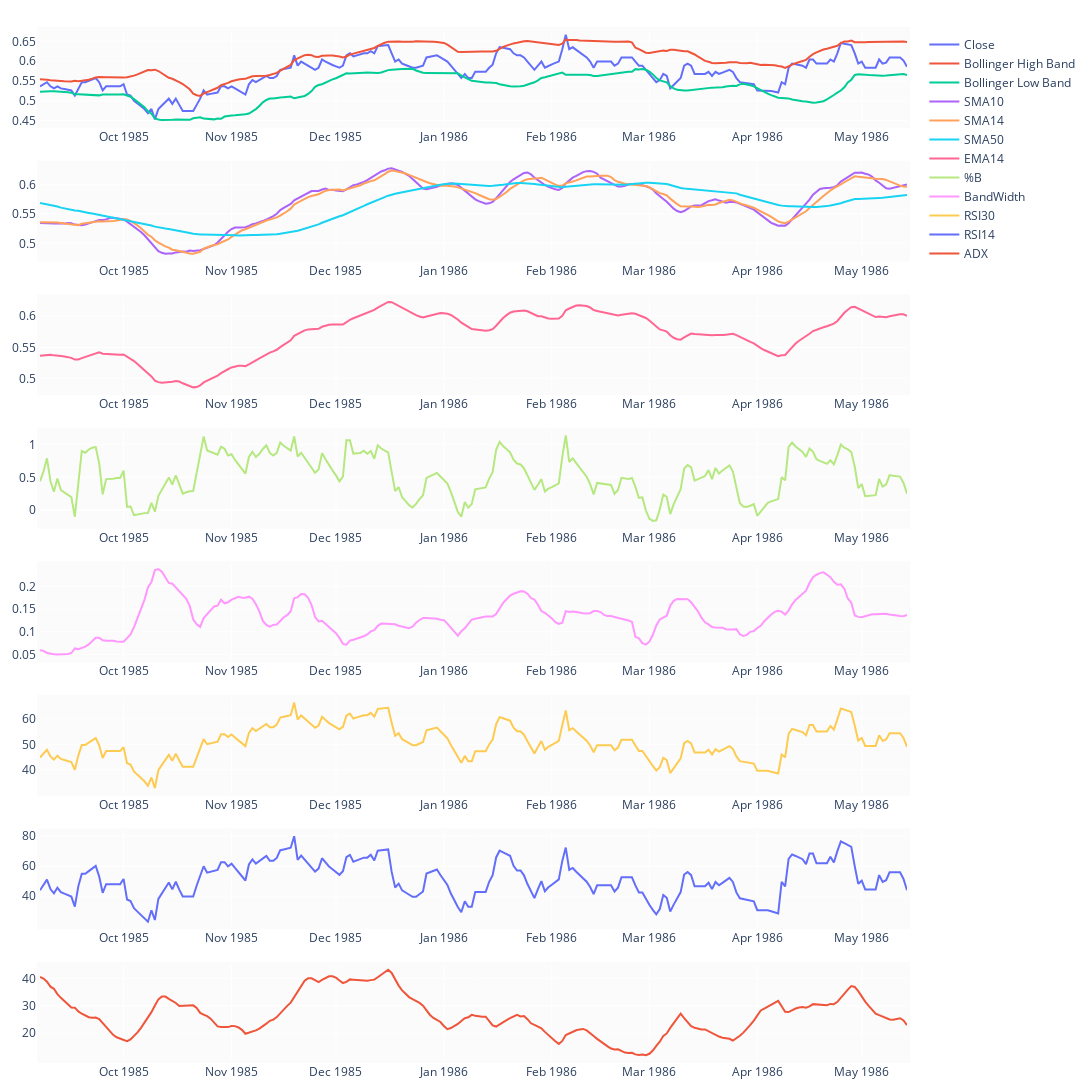

Source (notebook cell):
### Markdown cell above
### Visualize

### Code cell
start = 2000
# vdf = df
vdf = df[start:start+250]

fig = make_subplots(rows=8, cols=1)
fig.add_trace(go.Scatter(x=vdf.Date, y=vdf.Close, name='Close'), row=1, col=1)
fig.add_trace(go.Scatter(x=vdf.Date, y=vdf.HB, name='Bollinger High Band'), row=1, col=1)
fig.add_trace(go.Scatter(x=vdf.Date, y=vdf.LB, name='Bollinger Low Band'), row=1, col=1)
# fig.add_trace(go.Scatter(x=vdf.Date, y=vdf.MB, name='Bollinger Middle Band'), row=1, col=1)
fig.add_trace(go.Scatter(x=vdf.Date, y=vdf.SMA10, name='SMA10'), row=2, col=1)
fig.add_trace(go.Scatter(x=vdf.Date, y=vdf.SMA14, name='SMA14'), row=2, col=1)
fig.add_trace(go.Scatter(x=vdf.Date, y=vdf.SMA50, name='SMA50'), row=2, col=1)
fig.add_trace(go.Scatter(x=vdf.Date, y=vdf.EMA14, name='EMA14'), row=3, col=1)
fig.add_trace(go.Scatter(x=vdf.Date, y=vdf['%B'], name='%B'), row=4, col=1)
fig.add_trace(go.Scatter(x=vdf.Date, y=vdf.BBBandWidth, name='BandWidth'), row=5, col=1)
fig.add_trace(go.Scatter(x=vdf.Date, y=vdf.RSI30, name='RSI30'), row=6, col=1)
fig.add_trace(go.Scatter(x=vdf.Date, y=vdf.RSI14, name='RSI14'), row=7, col=1)
fig.add_trace(go.Scatter(x=vdf.Date, y=vdf.ADX, name='ADX'), row=8, col=1)
# fig.add_trace(go.Scatter(x=vdf.Date, y=vdf.Volume, name='Volume'), row=8, col=1)

fig.update_layout(
    autosize=False,
    width=1500,
    height=1500,
    margin=dict(l=30,r=30,b=30,
                t=30,pad=3
                ),
    paper_bgcolor="White",
)

### Figure 1 — Plotly figure (JSON) as saved in the notebook; plotly's stock layout.template omitted (floating-point values rounded to 4 significant figures; data arrays with more than 128 entries replaced by an {"elided": "..."} marker saying what was removed)
{"data": [{"name": "Close", "type": "scatter", "x": {"elided": "250 str values"}, "xaxis": "x", "y": {"elided": "250 float values"}, "yaxis": "y"}, {"name": "Bollinger High Band", "type": "scatter", "x": {"elided": "250 str values"}, "xaxis": "x", "y": {"elided": "250 float values"}, "yaxis": "y"}, {"name": "Bollinger Low Band", "type": "scatter", "x": {"elided": "250 str values"}, "xaxis": "x", "y": {"elided": "250 float values"}, "yaxis": "y"}, {"name": "SMA10", "type": "scatter", "x": {"elided": "250 str values"}, "xaxis": "x2", "y": {"elided": "250 float values"}, "yaxis": "y2"}, {"name": "SMA14", "type": "scatter", "x": {"elided": "250 str values"}, "xaxis": "x2", "y": {"elided": "250 float values"}, "yaxis": "y2"}, {"name": "SMA50", "type": "scatter", "x": {"elided": "250 str values"}, "xaxis": "x2", "y": {"elided": "250 float values"}, "yaxis": "y2"}, {"name": "EMA14", "type": "scatter", "x": {"elided": "250 str values"}, "xaxis": "x3", "y": {"elided": "250 float values"}, "yaxis": "y3"}, {"name": "%B", "type": "scatter", "x": {"elided": "250 str values"}, "xaxis": "x4", "y": {"elided": "250 float values"}, "yaxis": "y4"}, {"name": "BandWidth", "type": "scatter", "x": {"elided": "250 str values"}, "xaxis": "x5", "y": {"elided": "250 float values"}, "yaxis": "y5"}, {"name": "RSI30", "type": "scatter", "x": {"elided": "250 str values"}, "xaxis": "x6", "y": {"elided": "250 float values"}, "yaxis": "y6"}, {"name": "RSI14", "type": "scatter", "x": {"elided": "250 str values"}, "xaxis": "x7", "y": {"elided": "250 float values"}, "yaxis": "y7"}, {"name": "ADX", "type": "scatter", "x": {"elided": "250 str values"}, "xaxis": "x8", "y": {"elided": "250 float values"}, "yaxis": "y8"}], "layout": {"autosize": false, "height": 1500, "margin": {"b": 30, "l": 30, "pad": 3, "r": 30, "t": 30}, "paper_bgcolor": "White", "width": 1500, "xaxis": {"anchor": "y", "domain": [0, 1]}, "xaxis2": {"anchor": "y2", "domain": [0, 1]}, "xaxis3": {"anchor": "y3", "domain": [0, 1]}, "xaxis4": {"anchor": "y4", "domain": [0, 1]}, "xaxis5": {"anchor": "y5", "domain": [0, 1]}, "xaxis6": {"anchor": "y6", "domain": [0, 1]}, "xaxis7": {"anchor": "y7", "domain": [0, 1]}, "xaxis8": {"anchor": "y8", "domain": [0, 1]}, "yaxis": {"anchor": "x", "domain": [0.9078, 1.0]}, "yaxis2": {"anchor": "x2", "domain": [0.7781, 0.8703]}, "yaxis3": {"anchor": "x3", "domain": [0.6484, 0.7406]}, "yaxis4": {"anchor": "x4", "domain": [0.5188, 0.6109]}, "yaxis5": {"anchor": "x5", "domain": [0.3891, 0.4813]}, "yaxis6": {"anchor": "x6", "domain": [0.2594, 0.3516]}, "yaxis7": {"anchor": "x7", "domain": [0.1297, 0.2219]}, "yaxis8": {"anchor": "x8", "domain": [0, 0.09219]}}}
